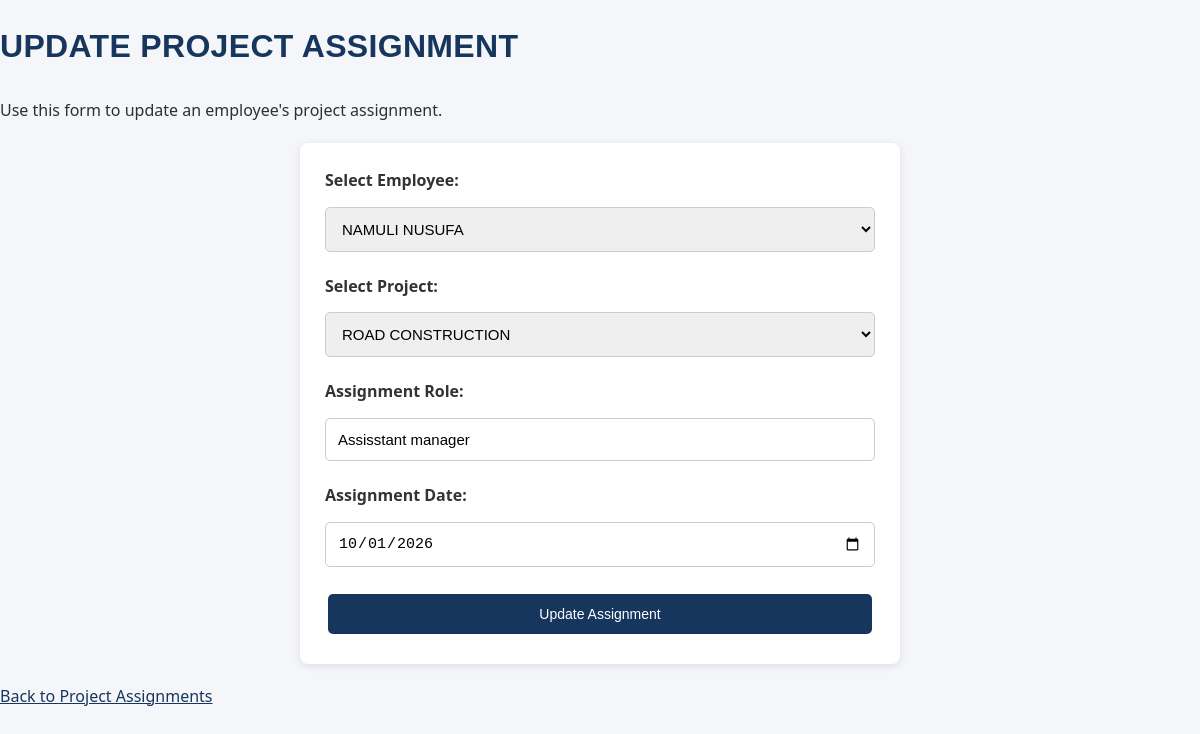
/projectassignment/update/2/, run on the app's committed database.
### myapp/models.py (models this page shows, shortened)
class projectassignment(models.Model):
    Employee = models.ForeignKey(
        employees,
        on_delete=models.CASCADE
    )
    Project = models.ForeignKey(
        projects,
        on_delete=models.CASCADE
    )
    AssignmentRole = models.CharField(max_length=100)
    AssignmentDate = models.DateField()

class employees(models.Model):
    FirstName = models.CharField(max_length=100)
    LastName = models.CharField(max_length=100)
    Gender = models.CharField(max_length=20)
    Position = models.CharField(max_length=100)
    Salary = models.DecimalField(max_digits=12, decimal_places=2)
    Hire_Date = models.DateField()
    Department = models.ForeignKey(
        department,
        on_delete=models.CASCADE
    )

class projects(models.Model):
    ProjectName = models.CharField(max_length=150)
    Location = models.CharField(max_length=150)
    Budget = models.DecimalField(max_digits=15, decimal_places=2)
    Status = models.CharField(max_length=50)
    Client = models.ForeignKey(
        clients,
        on_delete=models.CASCADE
    )

### myapp/views.py (the view, shortened to what this page needs)
# urls.py: path('projectassignment/update/<int:id>/', views.update_projectassignment, name='update_projectassignment'),
def update_projectassignment(request, id):
    assignment = get_object_or_404(projectassignment, id=id)
    all_employees = employees.objects.all()
    all_projects = projects.objects.all()
    return render(request, 'update_projectassignment.html', {
        'assignment': assignment,
        'employees': all_employees,
        'projects': all_projects
    })

### myapp/templates/update_projectassignment.html (shortened to what this page needs)
<!DOCTYPE html>
<html lang="en">
<head>
    {% load static %}
    <link rel="stylesheet" href="{% static 'style.css' %}">
</head>
<body>
    <h1>UPDATE PROJECT ASSIGNMENT</h1>
    <p>Use this form to update an employee's project assignment.</p>
    <form method="POST">
        <label for="employee">Select Employee:</label>
        <select id="employee" name="Employee" required>
            {% for employee in employees %}
                <option value="{{ employee.id }}"
                    {% if assignment.Employee_id == employee.id %}selected{% endif %}>
                    {{ employee.FirstName }} {{ employee.LastName }}
                </option>
            {% endfor %}
        </select>
        <label for="project">Select Project:</label>
        <select id="project" name="Project" required>
            {% for project in projects %}
                <option value="{{ project.id }}"
                    {% if assignment.Project_id == project.id %}selected{% endif %}>
                    {{ project.ProjectName }}
                </option>
            {% endfor %}
        </select>
        <label for="role">Assignment Role:</label>
        <input type="text" id="role" name="AssignmentRole"
               value="{{ assignment.AssignmentRole }}" required>
        <label for="date">Assignment Date:</label>
        <input type="date" id="date" name="AssignmentDate"
               value="{{ assignment.AssignmentDate|date:'Y-m-d' }}" required>
        <button type="submit">Update Assignment</button>
    </form>
    <p>
        <a href="{% url 'projectassignment' %}">Back to Project Assignments</a>
    </p>
</body>
</html>

### myapp/static/style.css (style rules this page uses)
:root { --navy: #17365d; --navy-dark: #0f2542; --blue: #245a91; --safety: #f4c542; --paper: #f4f6f9; --ink: #2b2f36; --font-body: "Barlow", "Segoe UI", Arial, sans-serif; --font-display: "Barlow Condensed", "Arial Narrow", Arial, sans-serif; }
* { box-sizing: border-box; }
body { font-family: var(--font-body); background-color: var(--paper); color: var(--ink); margin: 0; padding: 0; line-height: 1.6; }
h1, h2 { font-family: var(--font-display); color: var(--navy); letter-spacing: 0.01em; }
h1 { margin-bottom: 25px; }
p { font-size: 16px; }
a { color: var(--navy); }
form { background-color: white; max-width: 600px; margin: 20px auto; padding: 25px; border-radius: 8px; box-shadow: 0 2px 8px rgba(0, 0, 0, 0.1); display: flex; flex-direction: column; gap: 10px; }
form label { display: block; font-weight: bold; color: #333; margin-bottom: 3px; }
form input[type="text"], form input[type="email"], form input[type="number"], form input[type="date"], form input[type="password"], form input[type="tel"], form select, form textarea { width: 100%; padding: 12px; border: 1px solid #ccc; border-radius: 5px; font-size: 15px; margin-bottom: 12px; }
form input::placeholder, form textarea::placeholder { color: #999; }
button, input[type="submit"], input[type="reset"] { background-color: var(--navy); color: white; padding: 12px 18px; border: none; border-radius: 5px; cursor: pointer; font-size: 14px; margin: 5px 3px; }

### data on the page
projectassignment: Employee "NAMULI NUSUFA", Project "ROAD CONSTRUCTION", AssignmentRole "Assisstant manager", AssignmentDate "10/01/2026"
